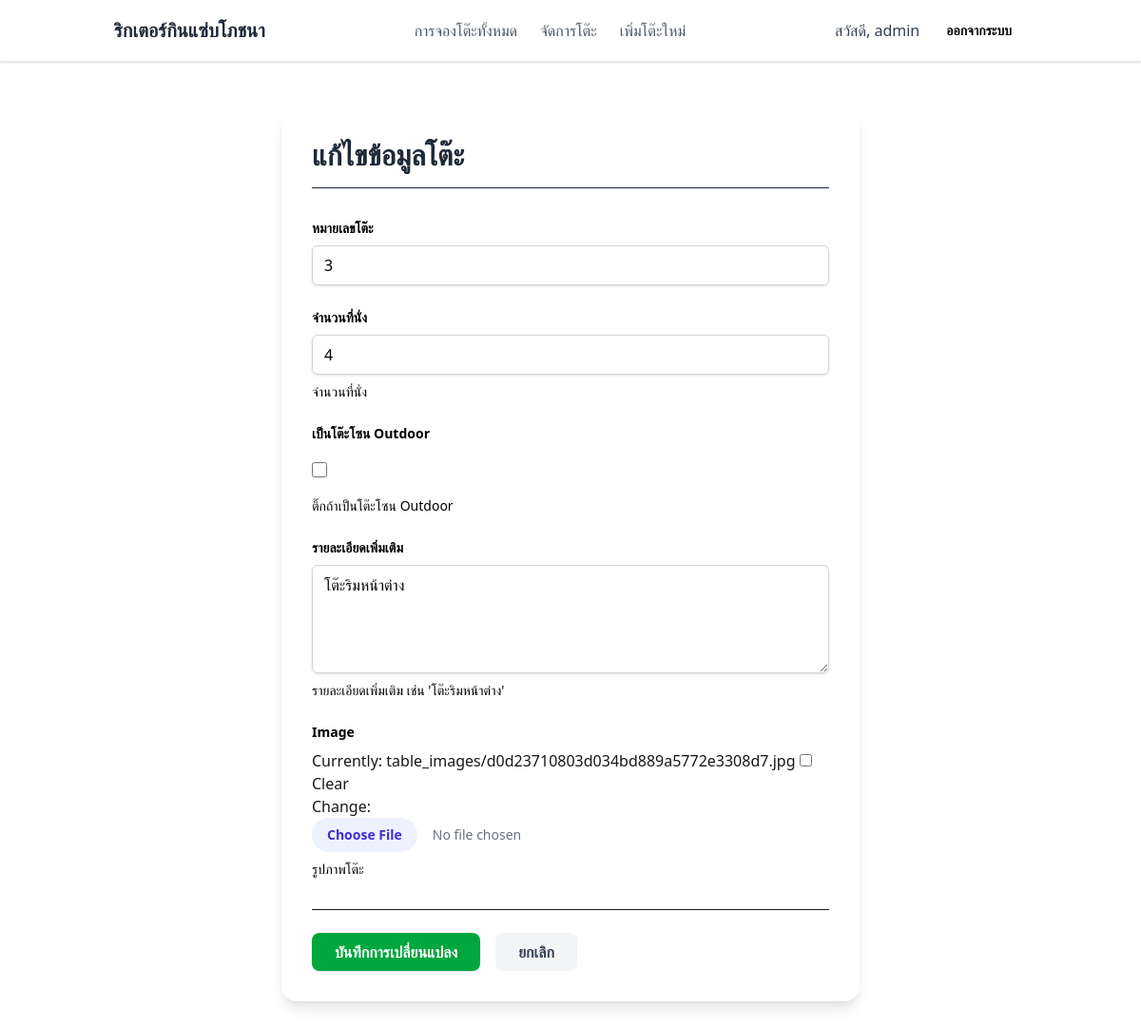
Page /manage/services/manage/tables/1/edit/ (signed in) on the committed database.
### accounts/models.py (models this page shows, shortened)
class CustomUser(AbstractUser):
    ROLE_CHOICES = (
        ('customer', 'Customer'),
        ('admin', 'Admin'),
    )
    first_name = None
    last_name = None
    full_name = models.CharField(max_length=255)
    phone_number = models.CharField(max_length=20, blank=True, null=True)
    role = models.CharField(max_length=10, choices=ROLE_CHOICES, default='customer')

### services/models.py (models this page shows, shortened)
class Table(models.Model):
    table_number = models.CharField(max_length=50, unique=True)
    capacity = models.PositiveIntegerField(help_text="จำนวนที่นั่ง")
    is_outdoor = models.BooleanField(default=False, help_text="ติ๊กถ้าเป็นโต๊ะโซน Outdoor")
    description = models.TextField(blank=True, null=True, help_text="รายละเอียดเพิ่มเติม เช่น 'โต๊ะริมหน้าต่าง'")
    image = models.ImageField(
        upload_to='table_images/',
        blank=True,
        null=True,
        help_text="รูปภาพโต๊ะ"
    )

### services/views.py (the view)
# urls.py: path('manage/tables/<int:pk>/edit/', TableUpdateView.as_view(), name='table_update'),
class TableUpdateView(AdminRequiredMixin, UpdateView):
    model = Table
    form_class = TableForm
    template_name = 'services/table_form.html'
    success_url = reverse_lazy('table_list')

### services/views.py (called while the page is built)
    def test_func(self):
        return self.request.user.is_superuser or self.request.user.role == 'admin'

### templates/services/table_form.html (shortened to what this page needs)
{% extends 'base.html' %}
{% block content %}
<div class="max-w-2xl mx-auto py-12 px-4 sm:px-6 lg:px-8">
    <div class="bg-white p-8 rounded-2xl shadow-lg">
        <h1 class="text-3xl font-bold mb-8 text-gray-800 border-b pb-4">
            {% if object %}
                แก้ไขข้อมูลโต๊ะ
            {% else %}
                เพิ่มโต๊ะใหม่
            {% endif %}
        </h1>
        <form method="post" class="space-y-6" enctype="multipart/form-data">
            <div class="space-y-6">
                {% for field in form %}
                    <div>
                        <label for="{{ field.id_for_label }}" class="block text-sm font-semibold text-black mb-2">
                            {{ field.label }}
                        </label>
                        {% if field.name == 'is_outdoor' %}
                            <div class="flex items-center h-10">
                                {{ field }}
                            </div>
                        {% else %}
                            {{ field }}
                        {% endif %}
                        {% if field.help_text %}
                            <p class="mt-2 text-sm text-black">{{ field.help_text }}</p>
                        {% endif %}
                    </div>
                {% endfor %}
            </div>
            <div class="mt-8 pt-6 border-t flex items-center space-x-4">
                <button type="submit" class="px-6 py-2 bg-green-600 text-white font-semibold rounded-lg hover:bg-green-700 transition duration-200 shadow-sm hover:shadow-md">
                    {% if object %}
                        บันทึกการเปลี่ยนแปลง
                    {% else %}
                        สร้างโต๊ะ
                    {% endif %}
                </button>
                <a href="{% url 'table_list' %}" class="px-6 py-2 bg-gray-100 text-gray-700 font-semibold rounded-lg hover:bg-gray-200 transition duration-200">
                    ยกเลิก
                </a>
            </div>
        </form>
    </div>
</div>
{% endblock %}

### templates/base.html (shortened to what this page needs)
{% load static tailwind_tags %}
<!DOCTYPE html>
<html lang="th">
  <head>
    {% tailwind_css %}
  </head>
  <body class="bg-white min-h-screen">
    <nav class="bg-white shadow-sm border-b border-gray-200 sticky top-0 z-50">
      <div class="container mx-auto px-4 sm:px-6 lg:px-8">
        <div class="flex justify-between items-center h-16">
          <div class="flex items-center">
            <a href="/" class="text-xl font-bold text-gray-800 hover:text-green-600 transition duration-200">
              ริกเตอร์กินแซ่บโภชนา
            </a>
          </div>
          <div class="hidden md:flex items-center space-x-6">
            {% if user.role == 'admin' or user.is_superuser %}
            <a href="{% url 'admin_dashboard' %}" class="text-gray-600 hover:text-green-600 font-medium transition duration-200">
              การจองโต๊ะทั้งหมด
             </a>
            <a href="{% url 'table_list' %}" class="text-gray-600 hover:text-green-600 font-medium transition duration-200">
              จัดการโต๊ะ
            </a>
            <a href="{% url 'table_create' %}" class="text-gray-600 hover:text-green-600 font-medium transition duration-200">
              เพิ่มโต๊ะใหม่
            </a>
            {% endif %}
          </div>
          <div class="flex items-center space-x-3">
            {% if user.is_authenticated %}
            <a href="{% url 'profile' %}" class="text-gray-700 hidden sm:inline font-medium hover:text-green-600">
              <span>สวัสดี, {{ user.username }}</span>
            </a>
            <form action="{% url 'logout' %}" method="post">
              <button type="submit" class="px-4 py-2 bg-white text-black text-sm font-semibold rounded-lg hover:bg-red-200 transition duration-200">
                ออกจากระบบ
              </button>
            </form>
            {% endif %}
          </div>
        </div>
      </div>
    </nav>
    <main>
      {% block content %}
      {% endblock %}
    </main>
  </body>
</html>

### rows in the picture
CustomUser: username "admin"
Table: form "3" "4" "โต๊ะริมหน้าต่าง"

### other values in the picture
{{ field.label }} "หมายเลขโต๊ะ" "จำนวนที่นั่ง" "เป็นโต๊ะโซน Outdoor" "รายละเอียดเพิ่มเติม" "Image"
{{ field.help_text }} "จำนวนที่นั่ง" "ติ๊กถ้าเป็นโต๊ะโซน Outdoor" "รายละเอียดเพิ่มเติม เช่น 'โต๊ะริมหน้าต่าง'" "รูปภาพโต๊ะ"
